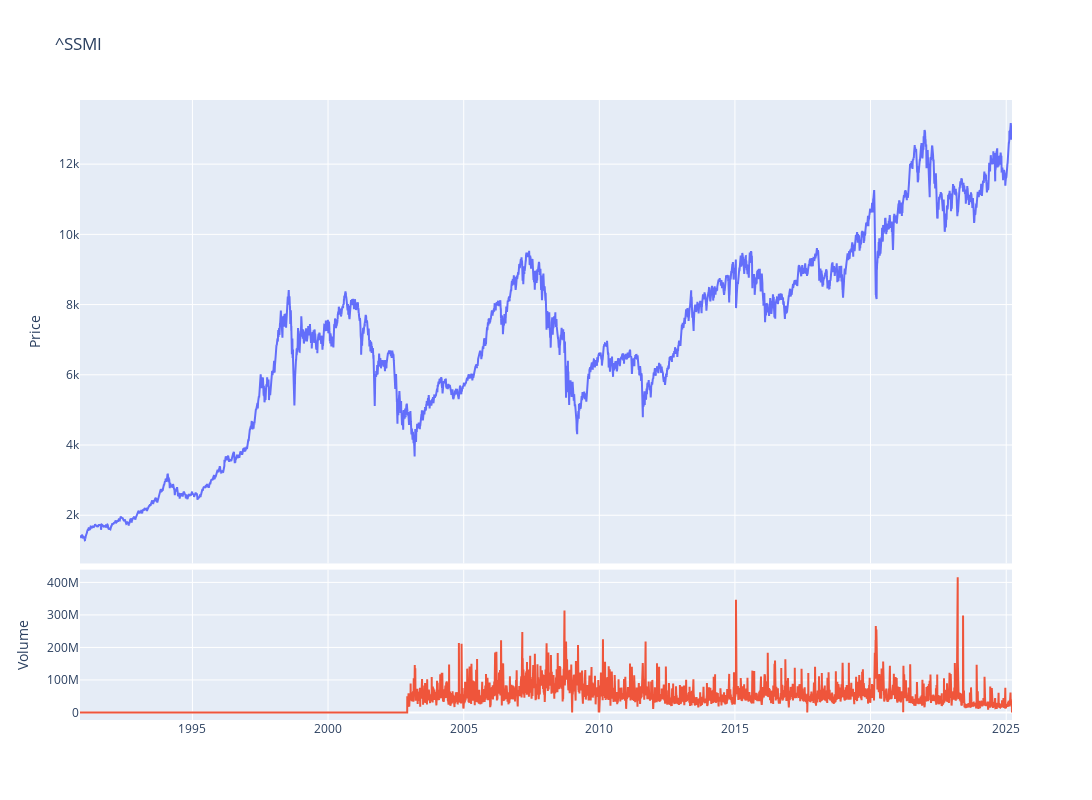

The code cell stored with this chart in its notebook:
### Code cell
fig = make_subplots(rows=4, cols=1,shared_xaxes=True,vertical_spacing=0.01,specs=[[{'rowspan':3,'colspan':1}],[None],[None],[{'rowspan':1,'colspan':1}]])

# Graph (1,1)
fig.add_trace(go.Scatter(x=stock_ticker.index,y=stock_ticker['Adj Close'],mode="lines",name=f"{ticker}"),row=1, col=1)
# Update xaxis properties
fig.update_yaxes(title_text="Price", row=1, col=1)

# Graph (4,1)
fig.add_trace(go.Scatter(x=stock_ticker.index,y=stock_ticker['Volume'],mode="lines",name='Volume'),row=4, col=1)
fig.update_yaxes(title_text="Volume", row=4, col=1)

fig.update_layout(height=800, width=1300,showlegend=False,title=f"{ticker}")

fig.show()

### Figure 1 — Plotly figure (JSON) as saved in the notebook; plotly's stock layout.template omitted (floating-point values rounded to 4 significant figures; data arrays with more than 128 entries replaced by an {"elided": "..."} marker saying what was removed)
{"data": [{"mode": "lines", "name": "^SSMI", "type": "scatter", "x": {"elided": "8630 str values"}, "xaxis": "x", "y": {"elided": "8630 float values"}, "yaxis": "y"}, {"mode": "lines", "name": "Volume", "type": "scatter", "x": {"elided": "8630 str values"}, "xaxis": "x2", "y": {"elided": "8630 int values"}, "yaxis": "y2"}], "layout": {"height": 800, "showlegend": false, "title": {"text": "^SSMI"}, "width": 1300, "xaxis": {"anchor": "y", "domain": [0, 1], "matches": "x2", "showticklabels": false}, "xaxis2": {"anchor": "y2", "domain": [0, 1]}, "yaxis": {"anchor": "x", "domain": [0.2525, 1], "title": {"text": "Price"}}, "yaxis2": {"anchor": "x2", "domain": [0, 0.2425], "title": {"text": "Volume"}}}}
